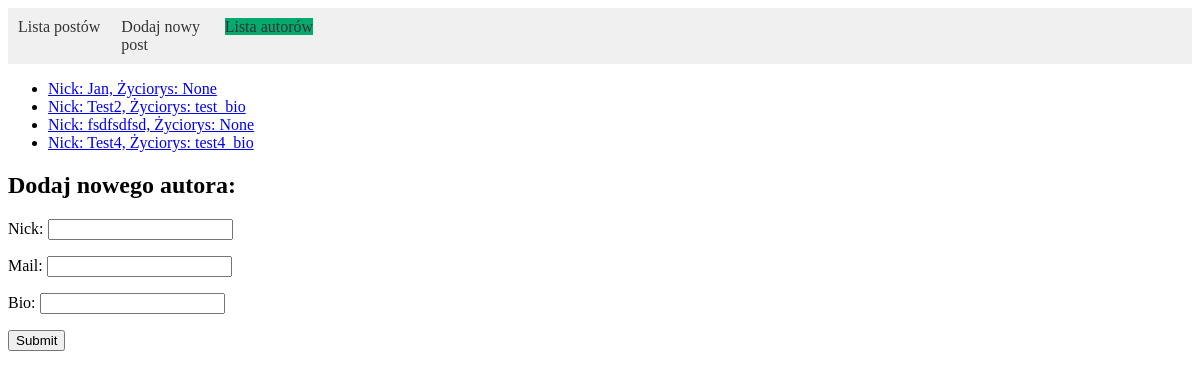
The page /authors_list/ on the database as committed earlier.
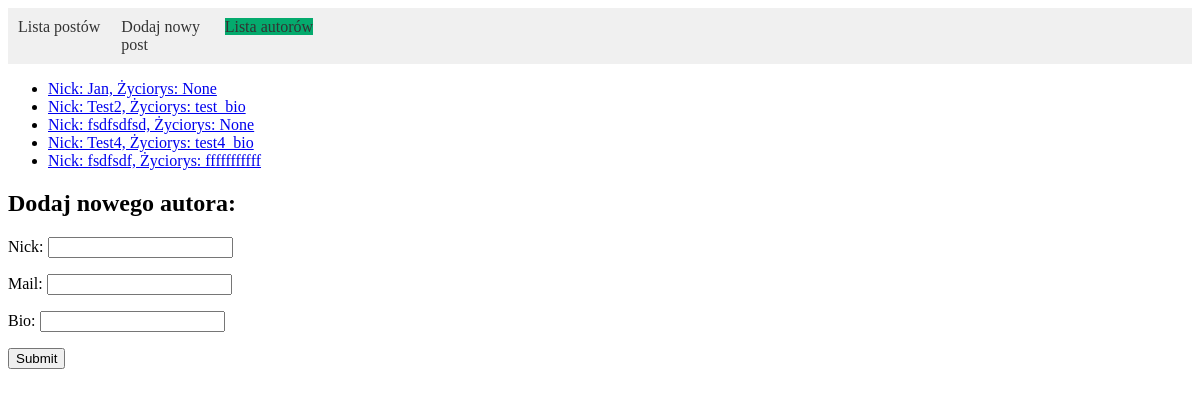
The same page on the database as committed later.
### posts/models.py (models this page shows)
class Author(models.Model):
    nick = models.CharField(max_length=50)
    email = models.EmailField()
    bio = models.TextField(null=True)
    def __str__(self):
        return f"Nick: {self.nick}, Życiorys: {self.bio}"

### posts/views.py (the view, shortened to what this page needs)
# urls.py: path('authors_list/', authors_list, name='lista_autorow'),
def authors_list(request):
    authors = Author.objects.all()
    form = AuthorForm
    return render(
        request=request,
        template_name="posts/author_list.html",
        context={'authors': authors, 'title': 'Lista postów', 'active_tab': 'authors_list', 'form': form}
    )

### posts/templates/posts/author_list.html (shortened to what this page needs)
{% extends 'posts/main.html' %}
{% block content %}
    <ul>
        {% for a in authors %}
            <li><a href="{% url "posts:autor" a.id %}">{{ a }}</a></li>
        {% endfor %}
    </ul>
    <h2>Dodaj nowego autora:</h2>
<form method="post">
    {{ form.as_p }}
    <button type="submit">Submit</button>
</form>
{% endblock %}

Rows that differ between the two databases and show on the page:
added Author: nick+bio "Nick: fsdfsdf, Życiorys: fffffffffff"
